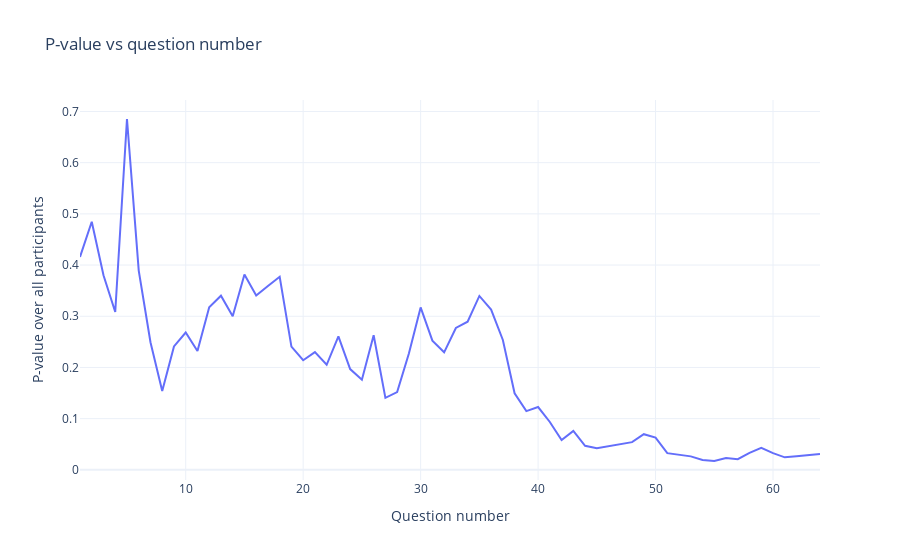

The code cell stored with this chart in its notebook:
### Code cell
go.Figure(layout=dict(
    title='P-value vs question number',
    xaxis_title='Question number',
    yaxis_title='P-value over all participants',
    template='plotly_white'
)).add_trace(go.Scatter(
    x=question_numbers,
    y=[p_value(len(correctness) * (idx + 1), 0.25, count) for idx, count in enumerate(correct_count.sum(0))]
))

### Figure 1 — Plotly figure (JSON) as saved in the notebook; plotly's stock layout.template omitted (floating-point values rounded to 4 significant figures)
{"data": [{"type": "scatter", "x": [1, 2, 3, 4, 5, 6, 7, 8, 9, 10, 11, 12, 13, 14, 15, 16, 17, 18, 19, 20, 21, 22, 23, 24, 25, 26, 27, 28, 29, 30, 31, 32, 33, 34, 35, 36, 37, 38, 39, 40, 41, 42, 43, 44, 45, 46, 47, 48, 49, 50, 51, 52, 53, 54, 55, 56, 57, 58, 59, 60, 61, 62, 63, 64], "y": [0.4157, 0.4846, 0.38, 0.3084, 0.6853, 0.3891, 0.2493, 0.1541, 0.241, 0.2683, 0.2322, 0.3177, 0.3402, 0.3002, 0.3814, 0.3404, 0.3591, 0.377, 0.2407, 0.2141, 0.2299, 0.2052, 0.2608, 0.1969, 0.1761, 0.2629, 0.1407, 0.1519, 0.2273, 0.3173, 0.2524, 0.2296, 0.2771, 0.2893, 0.3396, 0.3131, 0.2537, 0.1495, 0.1148, 0.1226, 0.09349, 0.05823, 0.07599, 0.04687, 0.04204, 0.04589, 0.04992, 0.05411, 0.06967, 0.06298, 0.0326, 0.02928, 0.02629, 0.01926, 0.01727, 0.02323, 0.02087, 0.0333, 0.04296, 0.03254, 0.02443, 0.02653, 0.02873, 0.03105]}], "layout": {"title": {"text": "P-value vs question number"}, "xaxis": {"title": {"text": "Question number"}}, "yaxis": {"title": {"text": "P-value over all participants"}}}}
